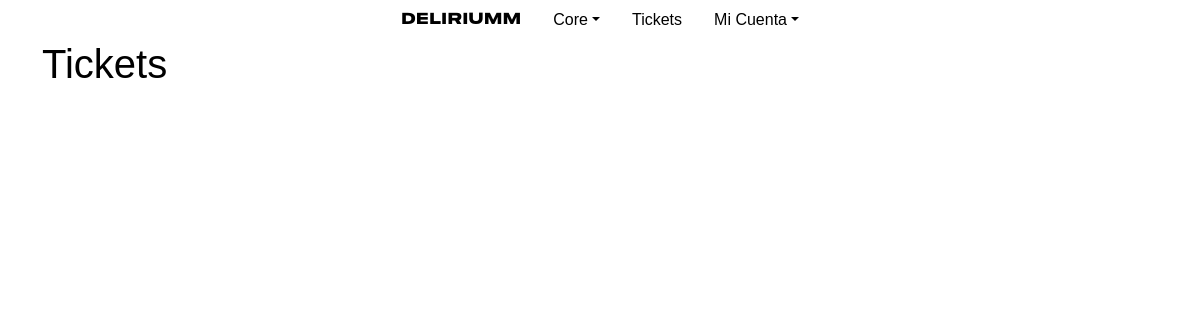
/core/tickets/my_tickets (signed in), run on an earlier commit of the app's database.
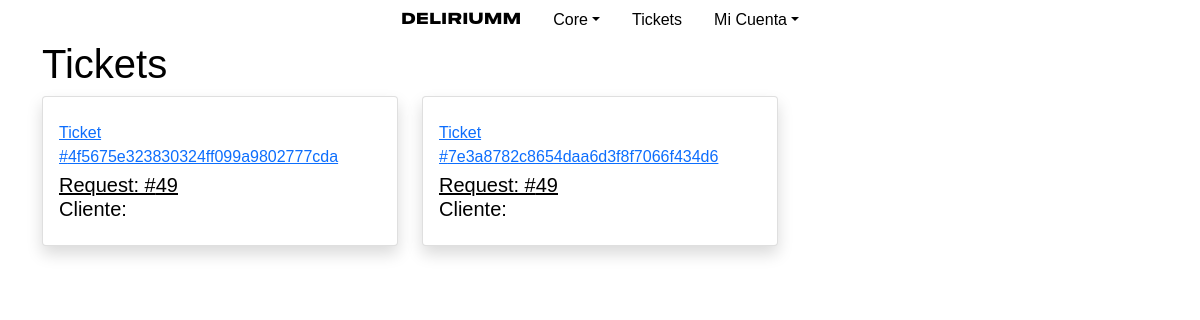
And on a later commit of the database.
### tickets/models.py (models this page shows, shortened)
class Ticket(models.Model):
    hash = models.CharField(primary_key=True, verbose_name="Hash Id", max_length=200)
    client = models.CharField(max_length=50)
    ticketrequest = models.ForeignKey(TicketRequest, on_delete=models.CASCADE)
    user = models.ForeignKey(User, on_delete=models.CASCADE)
    event = models.ForeignKey(Event, on_delete=models.CASCADE)
    price = models.IntegerField(verbose_name="Price")
    status_export = models.BooleanField(default=True)

class TicketRequest(models.Model):
    user = models.ForeignKey(User, on_delete=models.CASCADE)
    event = models.ForeignKey(Event, on_delete=models.CASCADE)
    context = models.CharField(max_length=300, blank=True)
    q_tickets = models.IntegerField(verbose_name="Tickets")
    reference = models.CharField(max_length=150, default="none")
    client = models.CharField(max_length=50, default="none")
    total = models.IntegerField(verbose_name="Total", default="0")
    created = models.DateTimeField(auto_now=True)
    staff_asigned = models.CharField(max_length=30, default="none")
    PAYMENTS = (
        ("CASH", "Efectivo"),
        ("CARD", "Tarjeta"),
        ("TRANSFER", "Transferencía"),
        ("DEPOSIT", "Deposíto"),
    )
    payment_method = models.CharField(
        max_length=20,
        choices=PAYMENTS,
        default='CASH',
    )
    STATUS = (
        ("PE", "Pendiente"),
        ("RE", "Rechazado"),
        ("VA", "Aprobado"),
        ("AR", "Archivado"),
    )
    status = models.CharField(
        max_length=2,
        choices=STATUS,
        default='PE',
    )

### tickets/views.py (the view)
# urls.py: path("my_tickets", views.my_tickets, name="my_tickets"),
def my_tickets(request):
    if not request.user.is_authenticated:
        return HttpResponseRedirect(reverse("users:login"))
    usercore = get_object_or_404(UserCore, user=request.user)
    return render(request, "tickets/my_tickets.html",{
        "tickets": request.user.ticket_set.all(),
    })

### tickets/templates/tickets/my_tickets.html (shortened to what this page needs)
{% extends 'tickets/layout_1.html' %}
{% block head %}
{% load static %}
{% endblock %}
{% block body %}
<h1>Tickets</h1>
<div class="row">
    {% for ticket in tickets %}
    <div class="col-xl-4 col-md-6 mb-4">
        <div class="card border-left-primary shadow h-100 py-2">
            <div class="card-body">
                <div class="row no-gutters align-items-center">
                    <div class="col mr-2">
                        <div class="text-xs font-weight-bold text-primary mb-1">
                            <a href="{% url 'tickets:download_ticket' ticket.hash %}">Ticket #{{ ticket.hash }}</a></div>
                        <div class="h5 mb-0 font-weight-bold text-gray-800"><a href="{% url 'tickets:request_view' ticket.ticketrequest.pk %}">Request: #{{ ticket.ticketrequest.pk }}</a></div>
                        <div class="h5 mb-0 font-weight-bold text-gray-800">Cliente: {{ ticket.ticketrequest.client }}</div>
                    </div>
                </div>
            </div>
        </div>
    </div>
    {% endfor %}
</div>
{% endblock body %}

### tickets/templates/tickets/layout_1.html (shortened to what this page needs)
<!DOCTYPE html>
<html lang="en">
    <head>
        {% load static %}
        <link href="https://cdn.jsdelivr.net/npm/bootstrap@5.1.3/dist/css/bootstrap.min.css" rel="stylesheet">
        <link rel="stylesheet" type="text/css" href="{% static 'tickets/style_layout1.css' %}">
    </head>
    <body>
      <header>
        <ul class="nav justify-content-center">
            <li class="nav-item">
              <a class="nav-link" aria-current="page" href="{% url 'core:index' %}" id="deliriumm">Deliriumm</a>
            </li>
            <li class="nav-item dropdown">
              <a class="nav-link dropdown-toggle" data-bs-toggle="dropdown" href="#" role="button" aria-expanded="false">Core</a>
            </li>
            <li class="nav-item">
              <a class="nav-link" href="{% url 'tickets:index' %}">Tickets</a>
            </li>
            <li class="nav-item dropdown">
                <a class="nav-link dropdown-toggle" data-bs-toggle="dropdown" href="#" role="button" aria-expanded="false">Mi Cuenta</a>
              </li>
          </ul>
    </header>
        <div class="container">
        {% block body %}
        {% endblock body %}
      </div>
    </body>
</html>

### tickets/static/tickets/style_layout1.css (style rules this page uses)
body { font-family: sans-serif; color: black; }
a, a:visited, a:hover, a:active { color: inherit; }
.nav-link { color: black; }
#deliriumm { font-family: 'radwave', Arial, Helvetica, sans-serif; color: black; }

What changed in the data, as far as the page shows it:
added Ticket: hash "4f5675e323830324ff099a9802777cda", ticketrequest.pk "49"
added Ticket: hash "7e3a8782c8654daa6d3f8f7066f434d6", ticketrequest.pk "49"
